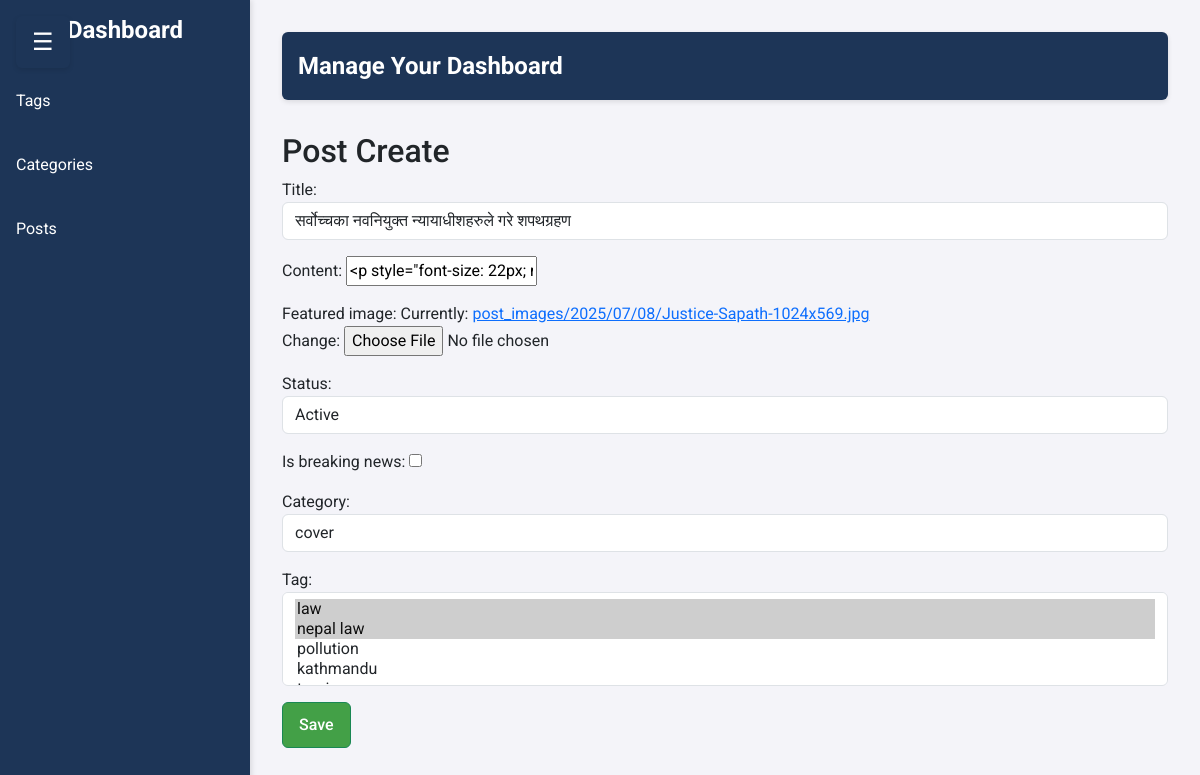
Before: /dashboard/post-update/11/ (signed in) with the older database file.
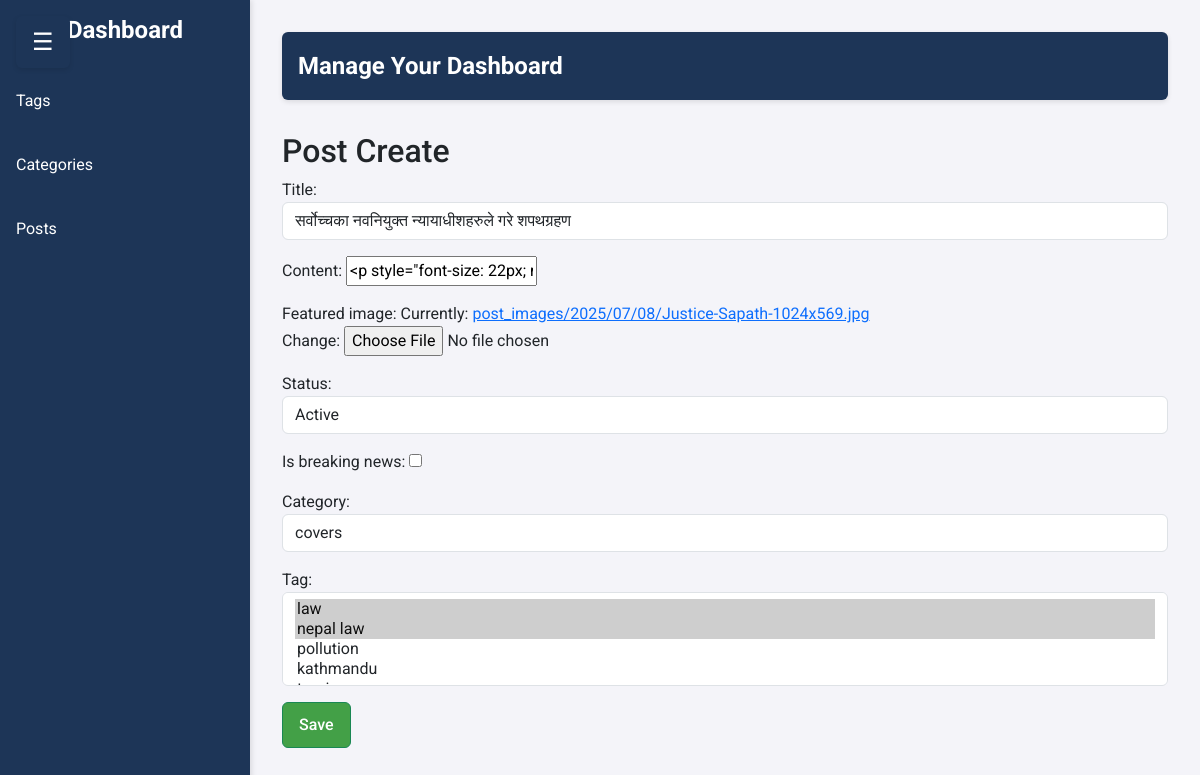
After: the same page with the newer database file.
### newspaper/models.py (models this page shows, shortened)
class TimeStampModel(models.Model):
    created_at = models.DateTimeField(auto_now_add=True)
    updated_at = models.DateTimeField(auto_now=True)
    class Meta:
        abstract = True  # Don't create table in DB

class Post(TimeStampModel):
    STATUS_CHOICES = [
        ("active", "Active"),
        ("in_active", "Inactive"),
    ]
    title = models.CharField(max_length=200)
    content = models.TextField()
    featured_image = models.ImageField(upload_to="post_images/%Y/%m/%d", blank=False)
    author = models.ForeignKey("auth.User", on_delete=models.CASCADE)
    status = models.CharField(max_length=20, choices=STATUS_CHOICES, default="active")
    views_count = models.PositiveBigIntegerField(default=0)
    is_breaking_news = models.BooleanField(default=False)
    published_at = models.DateTimeField(null=True, blank=True)
    category = models.ForeignKey(Category, on_delete=models.CASCADE)
    tag = models.ManyToManyField(Tag)

### dashboard/views.py (the view)
class AdminPostUpdateView(StaffRequiredMixin, UpdateView):
    model = Post
    template_name = "dashboard/post_create.html"
    form_class = PostForm
    success_url = reverse_lazy("admin-post-list")

### dashboard/forms.py
class PostForm(forms.ModelForm):
    class Meta:
        model = Post
        exclude = ("author", "views_count", "published_at")
        widgets = {
            "title": forms.TextInput(
                attrs={
                    "class": "form-control",
                    "placeholder": "Enter the title of post",
                }
            ),
            "content": SummernoteWidget(
                attrs={
                    "summernote": {
                        "width": "100%",
                        "height": "400px",
                    },
                }
            ),
            "status": forms.Select(attrs={"class": "form-control"}),
            "category": forms.Select(attrs={"class": "form-control"}),
            "tag": forms.SelectMultiple(attrs={"class": "form-control"}),
        }

### dashboard/views.py (called while the page is built)
    def test_func(self):
        return self.request.user.is_staff

### newspaper/models.py (called while the page is built)
    def __str__(self):
        return self.name

    def __str__(self):
        return self.name

### newspaper/nav.py (called while the page is built)
def navigation(request):
    categories = Category.objects.all()[:4]
    return {"categories": categories}

### templates/dashboard/post_create.html (shortened to what this page needs)
{% extends "dashboard/base.html" %}
{% block content %}
  <h2>Post Create</h2>
  <form action="" method="post" enctype="multipart/form-data">
    {{ form.as_p }}
    <button type="submit" class="btn btn-success">Save</button>
  </form>
{% endblock content %}

Changed rows visible on the page:
changed Post "सर्वोच्चका नवनियुक्त न्यायाधीशहरुले गरे शपथग्रहण": category "cover" → "covers"
